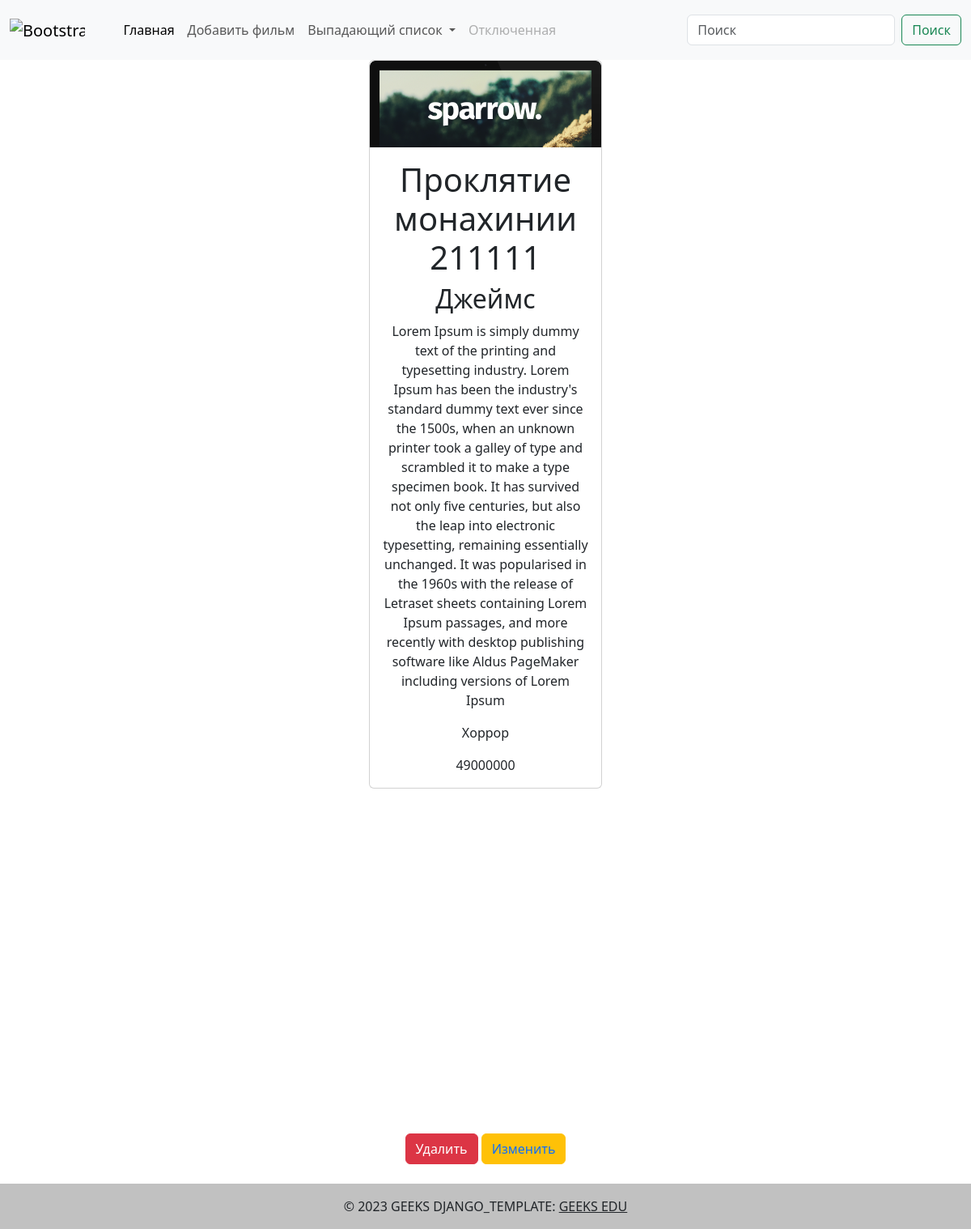
/film_detail/1/, run on the app's committed database.
### tv_show/models.py (models this page shows, shortened)
class Films(models.Model):
    GENRE = (
        ('Комедия', 'Комедия'),
        ('Хоррор', 'Хоррор'),
        ('Мелодрамма', 'Мелодрамма'),
        ('Аниме', 'Аниме')
    )
    title = models.CharField('Укажите название фильма', max_length=100)
    description = models.TextField('Укажите описание фильма', blank=True, null=True)
    image = models.ImageField('Добавьте фото', upload_to='images/')
    genre = models.CharField('Укажите жанр фильма', max_length=100, choices=GENRE)
    trailer = models.URLField('Укажите ссылку')
    cost = models.PositiveIntegerField('Укажите цену')
    director = models.CharField('Укажите директора', max_length=100, null=True)
    created_at = models.DateTimeField(auto_now_add=True)
    class Meta:
        verbose_name = 'Премьеру'
        verbose_name_plural = 'Премьеры'

### tv_show/views.py (the view)
# urls.py: path('film_detail/<int:id>/', views.tv_show_detail_view, name='film_detail'),
def tv_show_detail_view(request, id):
    film_id = get_object_or_404(models.Films, id=id)
    return render(request, 'films/film_detail.html', {'film_id_key': film_id})

### templates/films/film_detail.html
{% include 'films/header.html' %}
<center>
<div class="card" style="width: 18rem;">
  <img src="{{film_id_key.image.url}}" class="card-img-top" alt="...">
  <div class="card-body">
       <h1>{{film_id_key.title}}</h1>
    <h2>{{film_id_key.director}}</h2>
    <p class="card-text">{{film_id_key.description}}</p>
      <p class="card-text">{{film_id_key.genre}}</p>
      <p class="card-text">{{film_id_key.cost}}</p>
  </div>
</div>
    <iframe src="{{film_id_key.trailer}}" frameborder="0" width="640" height="420"></iframe>
    <br>
    <button type="button" class="btn btn-danger"><a style="text-decoration: none href="/film_detail/{{film_id_key.id}}/delete/">Удалить</a></button>
    <button type="button" class="btn btn-warning"><a style="text-decoration: none" href="/film_detail/{{film_id_key.id}}/update/">Изменить</a></button>
    <br><br>
</center>
{% include 'films/footer.html' %}

### data on the page
Films: image (picture), title "Проклятие монахинии 211111", director "Джеймс", description "Lorem Ipsum is simply dummy text of the printing and typesetting industry. Lorem Ipsum has been the industry's standard dummy text ever since the 1500s, when an unknown printer took a galley of type and scrambled it to make a type specimen book. It has survived not only five centuries, but also the leap into electronic typesetting, remaining essentially unchanged. It was popularised in the 1960s with the release of Letraset sheets containing Lorem Ipsum passages, and more recently with desktop publishing software like Aldus PageMaker including versions of Lorem Ipsum", genre "Хоррор", cost "49000000"
